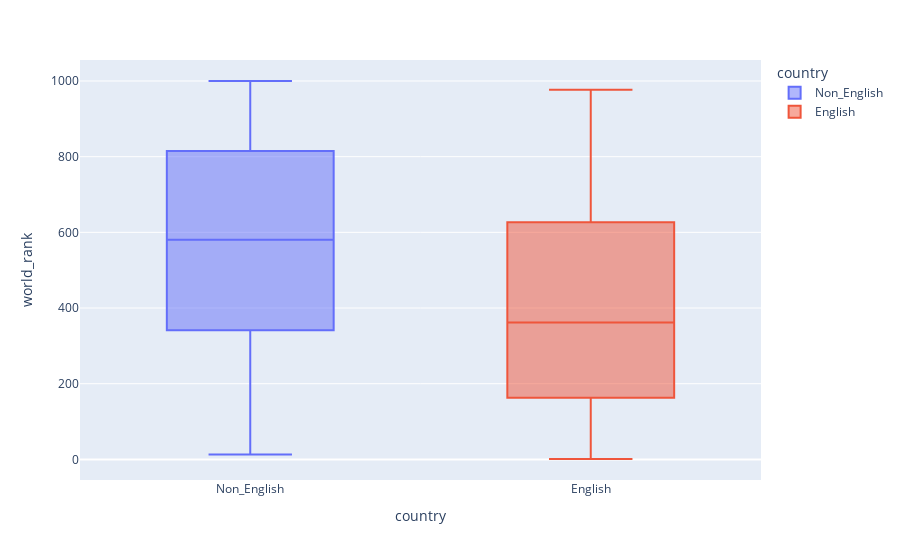

The notebook cell saved with this chart:
### Code cell
fig = px.box(pt_cwur_14_all, x="country", y="world_rank"#,hue = "year",
                 ,color = 'country' )
fig.update_yaxes(showticklabels=True , matches=None)
fig.update_xaxes(showticklabels=True , matches=None)
fig.show()
#plt.savefig('boxplot_cwur_2012 .png', width=150,height = 150)

### Figure 1 — Plotly figure (JSON) as saved in the notebook; plotly's stock layout.template omitted (floating-point values rounded to 4 significant figures; data arrays with more than 128 entries replaced by an {"elided": "..."} marker saying what was removed)
{"data": [{"alignmentgroup": "True", "hovertemplate": "country=%{x}<br>world_rank=%{y}<extra></extra>", "legendgroup": "Non_English", "marker": {"color": "#636efa"}, "name": "Non_English", "notched": false, "offsetgroup": "Non_English", "orientation": "v", "showlegend": true, "type": "box", "x": {"elided": "602 str values"}, "x0": " ", "xaxis": "x", "y": {"elided": "602 int values"}, "y0": " ", "yaxis": "y"}, {"alignmentgroup": "True", "hovertemplate": "country=%{x}<br>world_rank=%{y}<extra></extra>", "legendgroup": "English", "marker": {"color": "#EF553B"}, "name": "English", "notched": false, "offsetgroup": "English", "orientation": "v", "showlegend": true, "type": "box", "x": {"elided": "398 str values"}, "x0": " ", "xaxis": "x", "y": {"elided": "398 int values"}, "y0": " ", "yaxis": "y"}], "layout": {"boxmode": "overlay", "legend": {"title": {"text": "country"}, "tracegroupgap": 0}, "margin": {"t": 60}, "xaxis": {"anchor": "y", "categoryarray": ["Non_English", "English"], "categoryorder": "array", "domain": [0, 1], "showticklabels": true, "title": {"text": "country"}}, "yaxis": {"anchor": "x", "domain": [0, 1], "showticklabels": true, "title": {"text": "world_rank"}}}}
